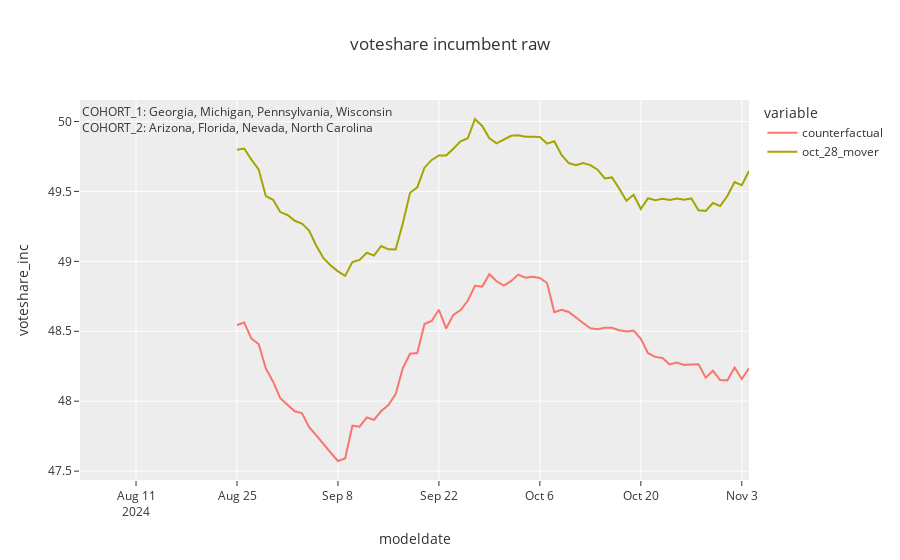
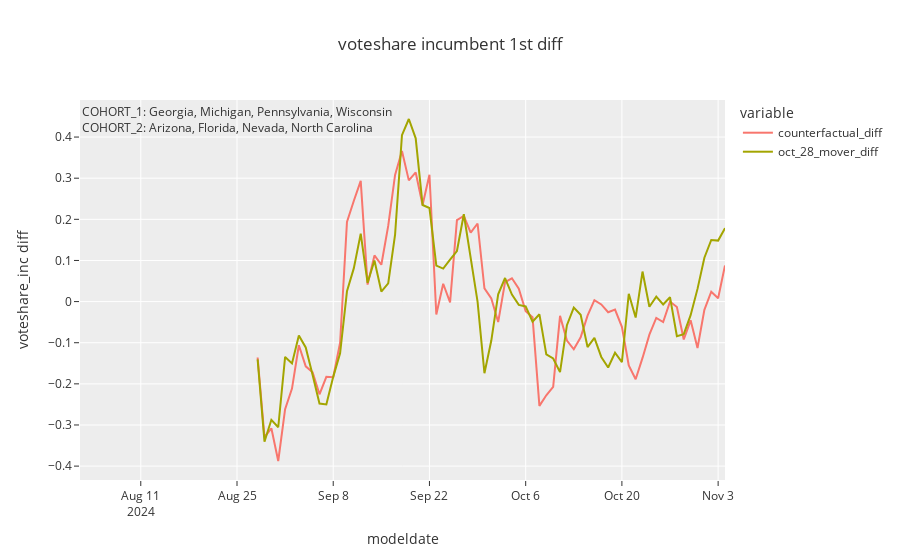

Notebook cell for these charts, in order:
### Code cell
px.line(
    df_cohort,
    x="modeldate",
    y=["counterfactual", "oct_28_mover"],
    template="ggplot2",
    title="voteshare incumbent raw",
).update_layout(
    yaxis_title="voteshare_inc",
).add_annotation(
    x=df_cohort["modeldate"].min(),
    y=max(df_cohort["counterfactual"].max(), df_cohort["oct_28_mover"].max()),
    text=f"COHORT_1: {', '.join(COHORT_1)}<br>COHORT_2: {', '.join(COHORT_2)}",
    showarrow=False,
    align='left',
).show()
px.line(
    df_cohort,
    x="modeldate",
    y=["counterfactual_diff", "oct_28_mover_diff"],
    template="ggplot2",
    title="voteshare incumbent 1st diff",
).update_layout(
    yaxis_title="voteshare_inc diff",
).add_annotation(
    x=df_cohort["modeldate"].min(),
    y=max(df_cohort["counterfactual_diff"].max(), df_cohort["oct_28_mover_diff"].max()),
    text=f"COHORT_1: {', '.join(COHORT_1)}<br>COHORT_2: {', '.join(COHORT_2)}",
    showarrow=False,
    align='left',
).show()
